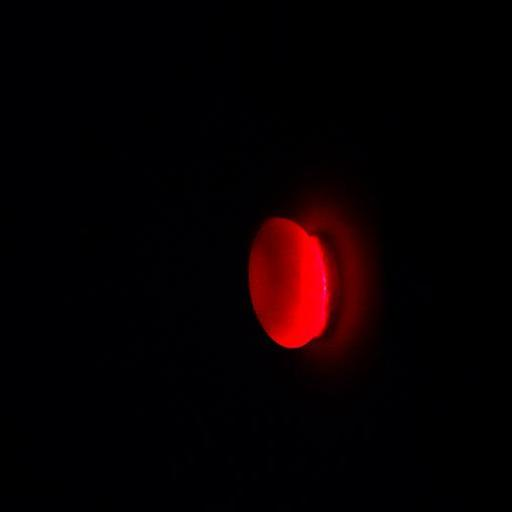
#> input picture Augmented_Images(Eggs)/Bad Eggs/Aug_Bad_Egg (1033).jpg, 512 x 512 px; its folder holds 4 pictures in this run
$ jupyter execute --allow-errors groupe14.ipynb
#> lines starting #> are read from the running program, lines starting #| are printed output that depends on the picture
[cell 1]
import numpy as np
import pandas as pd
import matplotlib.pyplot as plt

from pathlib import Path

from skimage.io import imread
from skimage.transform import resize
from skimage.color import rgb2gray
from skimage.feature import hog

from sklearn.base import BaseEstimator, TransformerMixin
from sklearn.model_selection import train_test_split
from sklearn.pipeline import Pipeline
from sklearn.preprocessing import StandardScaler
from sklearn.decomposition import PCA
from sklearn.svm import SVC
from sklearn.metrics import classification_report

import joblib

[cell 2]
DATA_ROOT = Path(r'C:\Users\cheic\Documents\M2 IA MathInfo\DeepL\PROJET FINAL DPL')

original_dir = DATA_ROOT / 'Original Images(Eggs)'
aug_dir = DATA_ROOT / 'Augmented_Images(Eggs)'

def gather_paths(base_dir):
    rows = []
    if not base_dir.exists():
        return rows

    for label_dir in ['Good Eggs', 'Bad Eggs']:
        p = base_dir / label_dir
        if not p.exists():
            continue

        for img_path in p.glob('*'):
            if img_path.suffix.lower() not in ['.jpg', '.jpeg', '.png', '.bmp']:
                continue

            rows.append({
                'path': str(img_path),
                'label': 'good' if 'Good' in label_dir else 'bad'
            })
#> pass 2 of the loop in gather_paths, `for label_dir in ['Good Eggs', 'Bad Eggs']:`:

    return rows

rows = []
rows += gather_paths(original_dir)
rows += gather_paths(aug_dir)

df = pd.DataFrame(rows)
df['label_enc'] = df['label'].map({'good': 0, 'bad': 1})

print("Nombre total d'images :", len(df))
df.head()

[cell 3]
X = df['path'].values
y = df['label_enc'].values

X_train, X_test, y_train, y_test = train_test_split(
    X,
    y,
    test_size=0.2,
    stratify=y,
    random_state=42
)

[cell 4]
class HOGExtractor(BaseEstimator, TransformerMixin):
    def __init__(self, img_size=(128, 128)):
        self.img_size = img_size

    def fit(self, X, y=None):
        return self

    def transform(self, X):
        features = []

        for img_path in X:
            img = imread(img_path)
#> img is the input picture: shape (512, 512, 3); mean R, G, B 8.3, 0.2, 1.5
            img = resize(img, self.img_size)
#> img: shape (128, 128, 3) float64
            gray = rgb2gray(img)
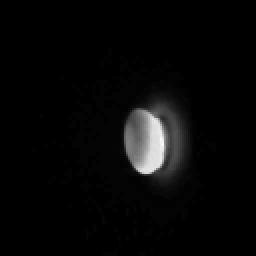
#> gray: shape (128, 128) float64 (shown 2 times larger); min 0, max 0.247, mean 0.008; drawn with min black and max white

            hog_feat = hog(
                gray,
                orientations=9,
                pixels_per_cell=(8, 8),
                cells_per_block=(2, 2),
                block_norm='L2-Hys'
            )
#> hog_feat = 8100 values, max 0.998 at index 6561, min 0 at index 0, mean 0.0813

            features.append(hog_feat)
#> pass 2 of the loop in transform, `for img_path in X:`:
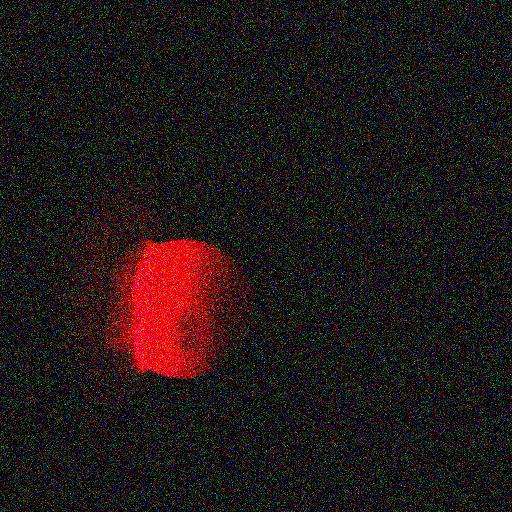
#> input picture Augmented_Images(Eggs)/Bad Eggs/Aug_Bad_Egg (1090).jpg, 512 x 512 px
#> in transform, img is the input picture: shape (512, 512, 3); mean R, G, B 34, 24.2, 25
#> in transform, `img = resize(img, self.img_size)`:
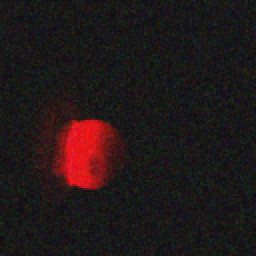
#> img: shape (128, 128, 3) float64 (shown 2 times larger); mean R, G, B 0.133, 0.095, 0.0982
#> in transform, `gray = rgb2gray(img)`:
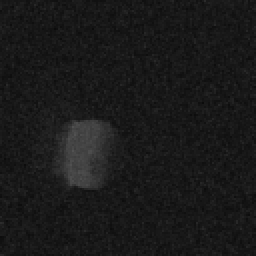
#> gray: shape (128, 128) float64 (shown 2 times larger); min 0.0451, max 0.325, mean 0.103
#> hog_feat = 8100 values, max 0.307 at index 6124, min 0.00326 at index 274, mean 0.157
#> pass 3 of the loop in transform, `for img_path in X:`:
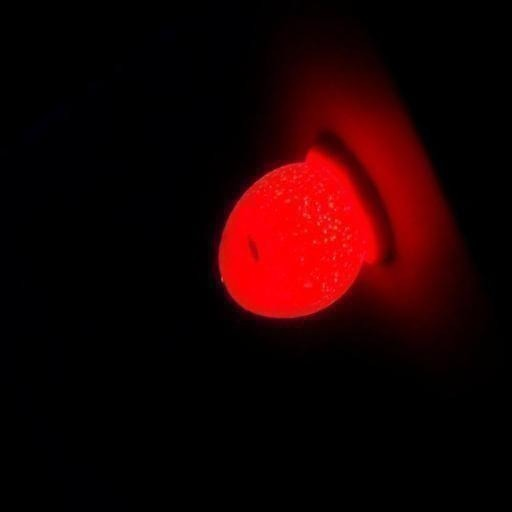
#> input picture Augmented_Images(Eggs)/Bad Eggs/Aug_Bad_Egg (1001).jpg, 512 x 512 px
#> in transform, img is the input picture: shape (512, 512, 3); mean R, G, B 28.9, 0.8, 1.5
#> img: shape (128, 128, 3) float64
#> in transform, `gray = rgb2gray(img)`:
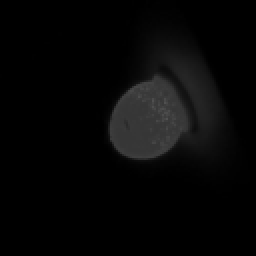
#> gray: shape (128, 128) float64 (shown 2 times larger); min 0, max 0.32, mean 0.0267
#> hog_feat = 8100 values, max 1 at index 571, min 0 at index 0, mean 0.0776

        return np.array(features)

[cell 5]
pipeline = Pipeline([
    ('hog', HOGExtractor()),
    ('scaler', StandardScaler()),
    ('pca', PCA(n_components=150, random_state=42)),
    ('svm', SVC(kernel='rbf', probability=True))
])

#> (a cell that did not finish here is left out)

#> (a cell that did not finish here is left out)

#> in transform (call 2), `features = []`: features = []
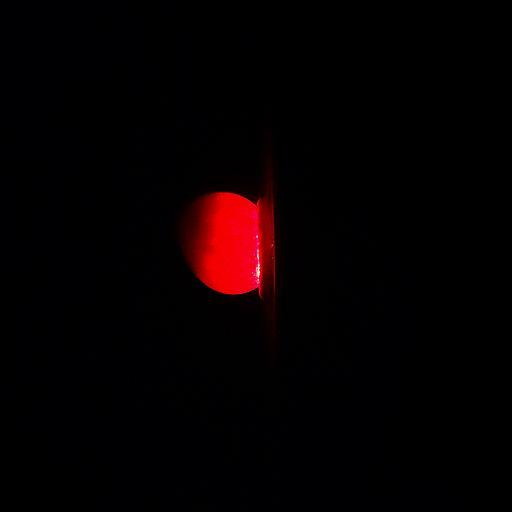
#> input picture Augmented_Images(Eggs)/Bad Eggs/Aug_Bad_Egg (1049).jpg, 512 x 512 px
#> in transform, img is the input picture: shape (512, 512, 3); mean R, G, B 6.2, 0.2, 1.2
#> in transform (call 2), `gray = rgb2gray(img)`:
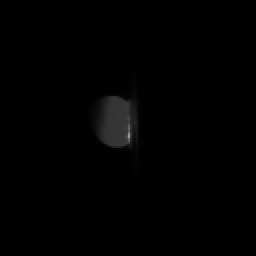
#> gray: shape (128, 128) float64 (shown 2 times larger); min 0, max 0.614, mean 0.00618
#> in transform (call 2), `hog_feat = hog( gray, orientations=9, pixels_per_cell=(8, 8), cells_pe..`: hog_feat = 8100 values, max 1 at index 1998, min 0 at index 0, mean 0.0784
